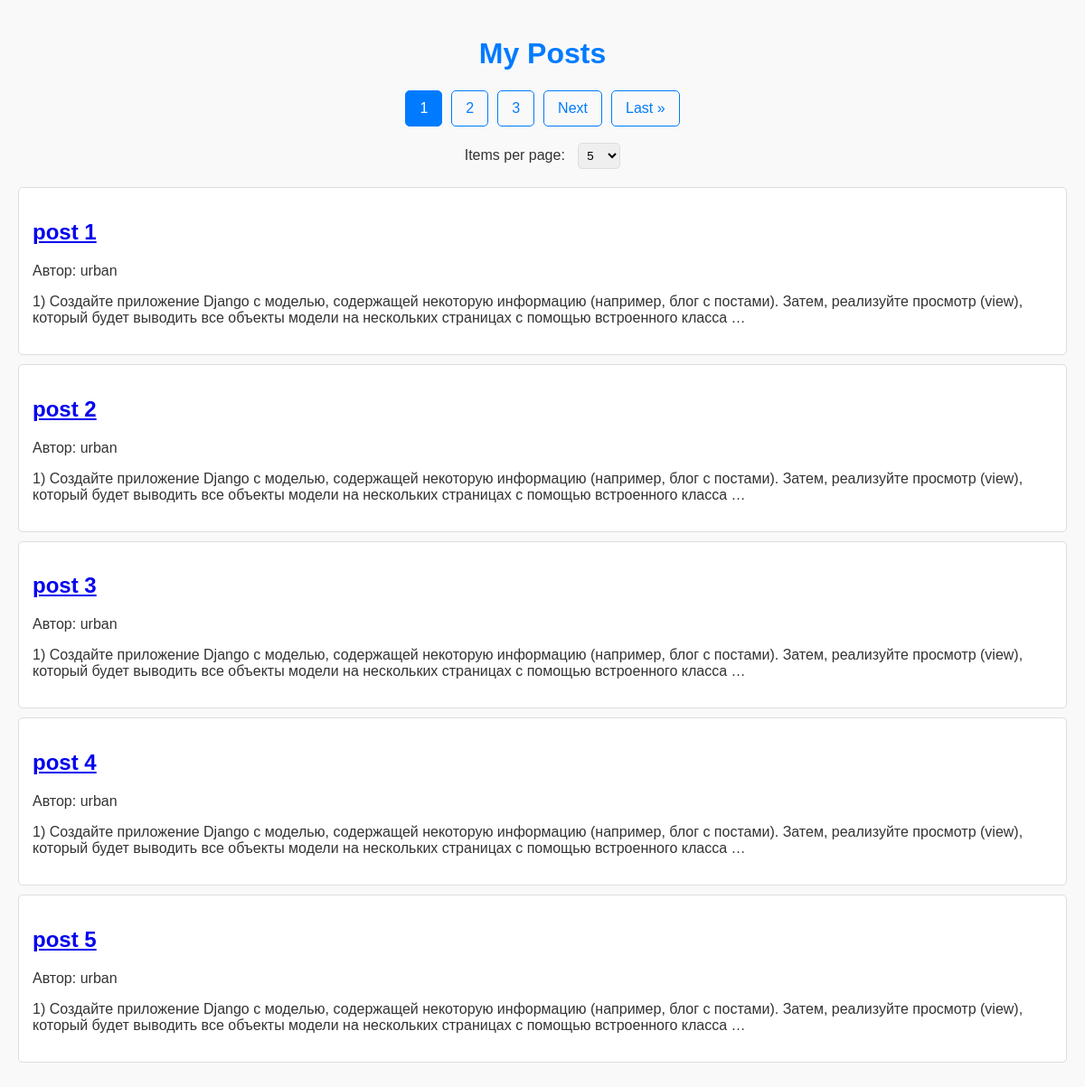
The page / on the database its author committed.
### task5/models.py (models this page shows, shortened)
class Post(models.Model):
    title = models.CharField(max_length=200)
    content = models.TextField()
    author = models.CharField(max_length=100)
    created_at = models.DateTimeField(auto_now_add=True)

### task5/views.py (the view)
# urls.py: path('', post_list, name='post_list'),
def post_list(request):
    post_list = Post.objects.all()
    items_per_page = request.GET.get('items_per_page', 5)
    paginator = Paginator(post_list, items_per_page)
    page_number = request.GET.get('page')
    page_obj = paginator.get_page(page_number)
    return render(request, 'task5/post_list.html', {'page_obj': page_obj})

### templates/task5/post_list.html (shortened to what this page needs)
<!DOCTYPE html>
<html lang="en">
<head>
    {% load static %}
    <link rel="stylesheet" href="{% static 'css/styles.css' %}">
</head>
<body>
    <h1>My Posts</h1>
    <div class="pagination">
        {% for num in page_obj.paginator.page_range %}
            {% if num == page_obj.number %}
                <a class="active">{{ num }}</a>
            {% else %}
                <a href="?page={{ num }}&items_per_page={{ page_obj.paginator.per_page }}">{{ num }}</a>
            {% endif %}
        {% endfor %}
        {% if page_obj.has_next %}
            <a href="?page={{ page_obj.next_page_number }}&items_per_page={{ page_obj.paginator.per_page }}">Next</a>
            <a href="?page={{ page_obj.paginator.num_pages }}&items_per_page={{ page_obj.paginator.per_page }}">Last &raquo;</a>
        {% endif %}
    </div>
    <br>
    <form method="GET" action="">
        <label for="items_per_page">Items per page:</label>
        <select name="items_per_page" id="items_per_page" onchange="this.form.submit()">
            <option value="5" {% if page_obj.paginator.per_page == 5 %}selected{% endif %}>5</option>
        </select>
    </form>
    <ul>
        {% for post in page_obj %}
            <li>
                <h2><a href="{% url 'post_detail' post.pk %}">{{ post.title }}</a></h2>
                <p>Автор: {{ post.author }}</p>
                <p>{{ post.content|truncatewords:30 }}</p>
            </li>
        {% endfor %}
    </ul>
</body>
</html>

### static/css/styles.css (style rules this page uses)
body { font-family: Arial, sans-serif; background-color: #f9f9f9; color: #333; margin: 0; padding: 20px; }
h1 { text-align: center; color: #007BFF; }
ul { list-style-type: none; padding: 0; }
li { background-color: #fff; border: 1px solid #ddd; border-radius: 5px; margin-bottom: 10px; padding: 15px; transition: box-shadow 0.3s ease; }
form { margin-bottom: 20px; text-align: center; }
label { margin-right: 10px; }
.pagination { display: flex; justify-content: center; margin-top: 20px; }
.pagination a { padding: 10px 15px; margin: 0 5px; border: 1px solid #007BFF; color: #007BFF; text-decoration: none; border-radius: 5px; transition: background-color 0.3s ease; }
.pagination a.active { background-color: #007BFF; color: white; }
select { padding: 5px; border-radius: 5px; border: 1px solid #ddd; }

### rows shown on the page
Post: title "post 1", author "urban", content "1) Создайте приложение Django с моделью, содержащей некоторую информацию (например, блог с постами). Затем, реализуйте просмотр (view), который будет выводить все объекты модели на нескольких страницах с помощью встроенного класса …"
Post: title "post 2", author "urban", content "1) Создайте приложение Django с моделью, содержащей некоторую информацию (например, блог с постами). Затем, реализуйте просмотр (view), который будет выводить все объекты модели на нескольких страницах с помощью встроенного класса …"
Post: title "post 3", author "urban", content "1) Создайте приложение Django с моделью, содержащей некоторую информацию (например, блог с постами). Затем, реализуйте просмотр (view), который будет выводить все объекты модели на нескольких страницах с помощью встроенного класса …"
Post: title "post 4", author "urban", content "1) Создайте приложение Django с моделью, содержащей некоторую информацию (например, блог с постами). Затем, реализуйте просмотр (view), который будет выводить все объекты модели на нескольких страницах с помощью встроенного класса …"
Post: title "post 5", author "urban", content "1) Создайте приложение Django с моделью, содержащей некоторую информацию (например, блог с постами). Затем, реализуйте просмотр (view), который будет выводить все объекты модели на нескольких страницах с помощью встроенного класса …"

### other values the page prints
{{ num }} "1"
{{ num }} "2" "3"
